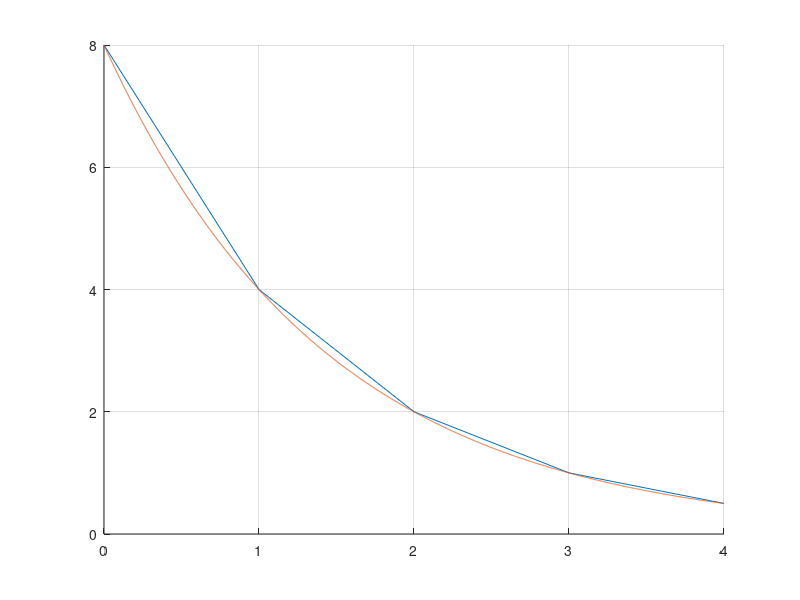

Recreate this plot in MATLAB.
clear
format short

t = [0, 1, 2, 3, 4];
f = [8 4 2 1 0.5];

b0 = t.^0;
b1 = t.^1;
b2 = t.^2;

B = [ b0
    b1
    b2 ];

A = B*B';
a = f*B';
c = (f*B') * (B*B')^(-1);
% c = (7.8429   -4.0857    0.5714)

fp = c*B;

tt = linspace(0, 4, 10000);
% y = c*.tt

% plot(t, f, "-", t, fp, "-", tt, fp, "-")
% plot(t, f, "-", t, fp, "-")
grid on
hold on

% ----------------------- y = a * e^(bt) ----------------
% lny = lna + b*t 
% lny = c0 + c1*t

flin = log(f);  % zlinearizovane f

b0 = t.^0;
b1 = t.^1;

B = [b0
    b1];

A = B*B';
b = f*B';

c = (flin*B')*(B*B')^(-1);
% c = (2.0794   -0.6931)

% c0 = ln a  =>  a = e^c0

a = exp(c(1));
% b = c(2);

y = a*exp(c(2)*tt);
plot(t, f, "-", tt, y, "-")


hold off
